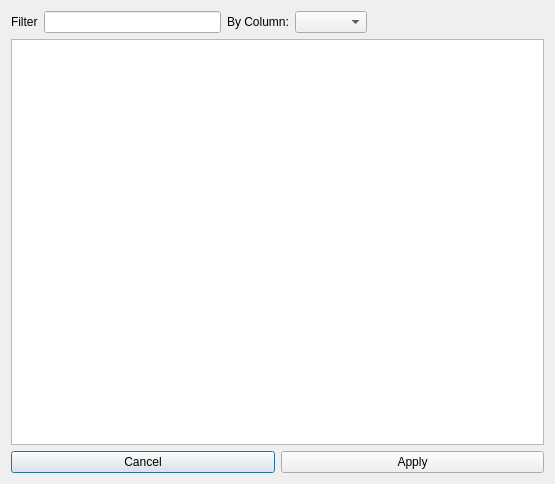
<?xml version="1.0" encoding="UTF-8"?>
<ui version="4.0">
 <class>Results</class>
 <widget class="QDialog" name="Results">
  <property name="windowModality">
   <enum>Qt::WindowModal</enum>
  </property>
  <property name="geometry">
   <rect>
    <x>0</x>
    <y>0</y>
    <width>555</width>
    <height>484</height>
   </rect>
  </property>
  <property name="sizePolicy">
   <sizepolicy hsizetype="Preferred" vsizetype="Preferred">
    <horstretch>0</horstretch>
    <verstretch>0</verstretch>
   </sizepolicy>
  </property>
  <property name="windowTitle">
   <string>Results</string>
  </property>
  <property name="modal">
   <bool>false</bool>
  </property>
  <layout class="QVBoxLayout" name="verticalLayout">
   <item>
    <layout class="QHBoxLayout" name="horizontalLayout">
     <item>
      <widget class="QLabel" name="label">
       <property name="text">
        <string>Filter</string>
       </property>
      </widget>
     </item>
     <item>
      <widget class="QLineEdit" name="lineEdit"/>
     </item>
     <item>
      <widget class="QLabel" name="label_2">
       <property name="text">
        <string>By Column:</string>
       </property>
      </widget>
     </item>
     <item>
      <widget class="QComboBox" name="comboBox"/>
     </item>
     <item>
      <spacer name="horizontalSpacer_2">
       <property name="orientation">
        <enum>Qt::Horizontal</enum>
       </property>
       <property name="sizeHint" stdset="0">
        <size>
         <width>40</width>
         <height>20</height>
        </size>
       </property>
      </spacer>
     </item>
    </layout>
   </item>
   <item>
    <widget class="QTableView" name="result_table_view">
     <property name="sizeAdjustPolicy">
      <enum>QAbstractScrollArea::AdjustToContents</enum>
     </property>
    </widget>
   </item>
   <item>
    <layout class="QHBoxLayout" name="horizontalLayout_2">
     <item>
      <widget class="QPushButton" name="cancel_pushbutton">
       <property name="text">
        <string>Cancel</string>
       </property>
       <property name="icon">
        <iconset resource="../../civiltools.qrc">
         <normaloff>:/civiltools/images/cancel.svg</normaloff>:/civiltools/images/cancel.svg</iconset>
       </property>
       <property name="iconSize">
        <size>
         <width>60</width>
         <height>60</height>
        </size>
       </property>
      </widget>
     </item>
     <item>
      <widget class="QPushButton" name="apply_pushbutton">
       <property name="text">
        <string>Apply</string>
       </property>
       <property name="icon">
        <iconset resource="../../civiltools.qrc">
         <normaloff>:/civiltools/images/etabs.png</normaloff>:/civiltools/images/etabs.png</iconset>
       </property>
       <property name="iconSize">
        <size>
         <width>60</width>
         <height>60</height>
        </size>
       </property>
      </widget>
     </item>
    </layout>
   </item>
  </layout>
 </widget>
 <resources>
  <include location="../../civiltools.qrc"/>
 </resources>
 <connections/>
</ui>
